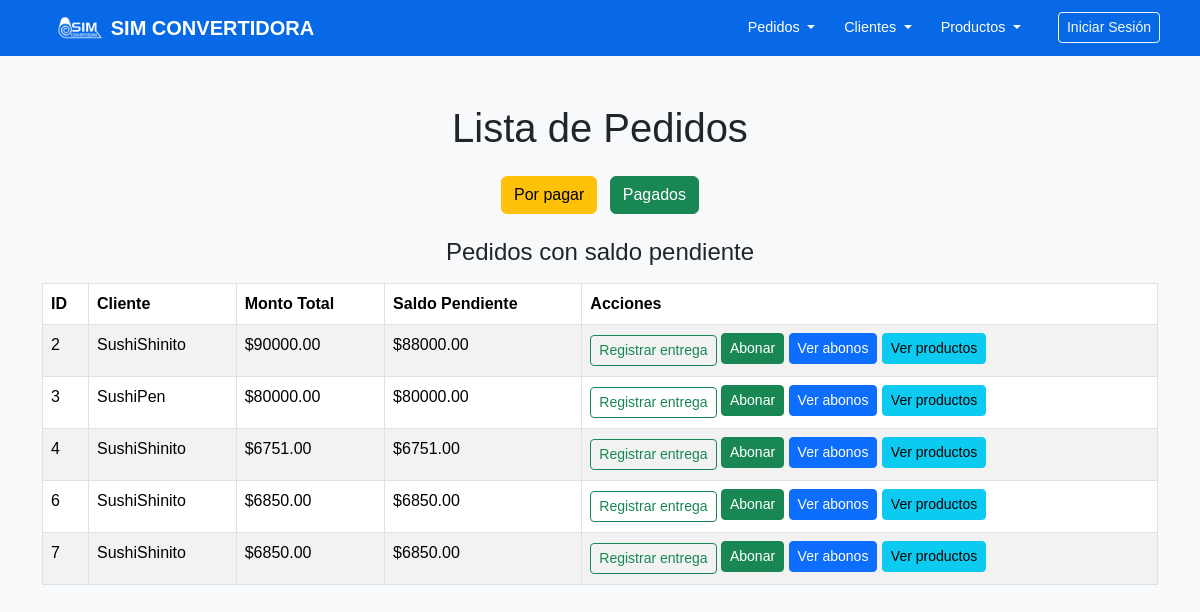
The page /pedidos/por_pagar/ on the database as committed earlier.
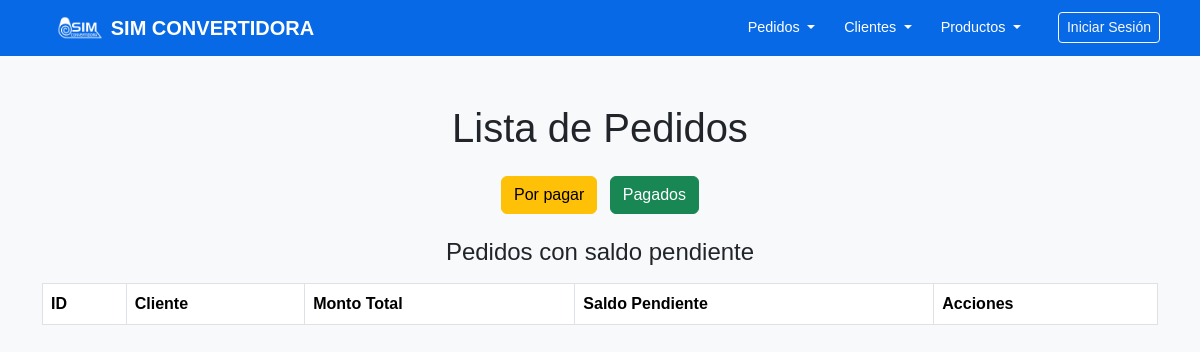
The same page on the database as committed later.
### pedidos/models.py (models this page shows, shortened)
class Pedido(models.Model):
    cod_pedido = models.AutoField(primary_key=True)
    cliente = models.ForeignKey(Cliente, on_delete=models.CASCADE)
    monto_total = models.DecimalField(max_digits=10, decimal_places=2)
    @property
    def saldo_pendiente(self):
        total_abonos = self.abonos.aggregate(total=Sum('monto'))['total'] or Decimal('0.00')
        return self.monto_total - total_abonos
    @property
    def esta_pagado(self):
        return self.saldo_pendiente <= 0

### clientes/models.py (models this page shows, shortened)
class Cliente(models.Model):
    cod_cliente = models.AutoField(primary_key=True)
    nombre_fantasia = models.CharField(max_length=100)
    razon_social = models.CharField(max_length=100, unique=True)
    correo = models.EmailField()
    direccion_despacho = models.CharField(max_length=200)

### pedidos/views.py (the view)
# urls.py: path('<str:estado>/', listar_pedidos_filtrados, name='listar_pedidos_filtrados'),
def listar_pedidos_filtrados(request, estado):
    pedidos = Pedido.objects.all()
    if estado == 'por_pagar':
        pedidos = [p for p in pedidos if not p.esta_pagado]
    elif estado == 'pagados':
        pedidos = [p for p in pedidos if p.esta_pagado]
    return render(request, 'pedidos/listar_pedidos.html', {
        'pedidos': pedidos,
        'estado': estado
    })

### templates/pedidos/listar_pedidos.html (shortened to what this page needs)
<!DOCTYPE html>
<html lang="es">
<head>
    <link href="https://cdn.jsdelivr.net/npm/bootstrap@5.3.0/dist/css/bootstrap.min.css" rel="stylesheet">
    <link rel="stylesheet" href="https://cdn.datatables.net/1.13.5/css/dataTables.bootstrap5.min.css">
</head>
<body>
    <header>
        {% include 'navegacion/nav.html' %}
    </header>
<div class="container my-5">
    <h1 class="text-center mb-4">Lista de Pedidos</h1>
    <div class="mb-4 text-center">
        <a href="{% url 'listar_pedidos_filtrados' 'por_pagar' %}" class="btn btn-warning me-2">Por pagar</a>
        <a href="{% url 'listar_pedidos_filtrados' 'pagados' %}" class="btn btn-success">Pagados</a>
    </div>
    <h4 class="mb-3 text-center">
        {% if estado == 'por_pagar' %}
            Pedidos con saldo pendiente
        {% elif estado == 'pagados' %}
            Pedidos pagados completamente
        {% else %}
            Todos los pedidos
        {% endif %}
    </h4>
    <table id="tabla-pedidos" class="table table-bordered table-striped">
        <thead>
        <tr>
            <th>ID</th>
            <th>Cliente</th>
            <th>Monto Total</th>
            <th>Saldo Pendiente</th>
            <th>Acciones</th>
        </tr>
        </thead>
        <tbody>
        {% for pedido in pedidos %}
            <tr>
                <td>{{ pedido.cod_pedido }}</td>
                <td>{{ pedido.cliente.nombre_fantasia }}</td>
                <td>${{ pedido.monto_total }}</td>
                <td>${{ pedido.saldo_pendiente }}</td>
                <td>
                    <a href="{% url 'registrar_entrega' pedido.cod_pedido %}" class="btn btn-sm btn-outline-success">Registrar entrega</a>
                    <a href="{% url 'añadir_abono' pedido.cod_pedido %}" class="btn btn-success btn-sm mb-1">Abonar</a>
                    <button class="btn btn-primary btn-sm mb-1" data-bs-toggle="modal" data-bs-target="#abonosModal{{ pedido.cod_pedido }}">Ver abonos</button>
                    <button class="btn btn-info btn-sm mb-1" data-bs-toggle="modal" data-bs-target="#productosModal{{ pedido.cod_pedido }}">Ver productos</button>
                </td>
            </tr>
        {% endfor %}
        </tbody>
    </table>
</div>
</body>
</html>

### templates/navegacion/nav.html (shortened to what this page needs)
{% load static %}
<!DOCTYPE html>
<html lang="es">
<head>
    <link href="https://cdn.jsdelivr.net/npm/bootstrap@5.3.1/dist/css/bootstrap.min.css" rel="stylesheet">
    <link rel="stylesheet" href="https://cdnjs.cloudflare.com/ajax/libs/font-awesome/5.15.4/css/all.min.css">
    <link rel="stylesheet" href="{% static 'css/navbar.css' %}">
</head>
<body>
<nav class="navbar navbar-expand-lg navbar-dark bg-dark">
    <div class="container-fluid px-4">
        <a class="navbar-brand d-flex align-items-center" href="#">
            <img src="{% static 'images/logo sim.png' %}" alt="Logo Sim" height="30" class="me-2">
            <span class="fw-bold">SIM CONVERTIDORA</span>
        </a>
        <div class="collapse navbar-collapse" id="navbarContenido">
            <ul class="navbar-nav ms-auto mb-2 mb-lg-0">
                <li class="nav-item dropdown">
                    <a class="nav-link dropdown-toggle" role="button" data-bs-toggle="dropdown" aria-expanded="false">
                       Pedidos
                    </a>
                </li>
                <li class="nav-item dropdown">
                    <a class="nav-link dropdown-toggle" role="button" data-bs-toggle="dropdown" aria-expanded="false">
                        Clientes
                    </a>
                </li>
                <li class="nav-item dropdown">
                    <a class="nav-link dropdown-toggle" role="button" data-bs-toggle="dropdown" aria-expanded="false">
                        Productos
                    </a>
                </li>
            </ul>
            <div class="d-flex align-items-center ms-3">
                {% if user.is_authenticated %}
                    <span class="text-white me-2 small">{{ user.first_name }} {{ user.last_name }}</span>
                    <a href="{% url 'cerrar_sesion' %}" class="text-white" title="Cerrar sesión">
                        <i class="fas fa-sign-out-alt"></i>
                    </a>
                {% else %}
                    <a href="#" class="btn btn-outline-light btn-sm">Iniciar Sesión</a>
                {% endif %}
            </div>
        </div>
    </div>
</nav>
</body>
</html>

### static/css/navbar.css (style rules this page uses)
* { margin: 0; padding: 0; box-sizing: border-box; }
body { background-color: #f8f9fa; font-family: Arial, sans-serif; }
.navbar { background-color: #0769e6 !important; padding: 0.5rem 1rem; }
.nav-item { margin-right: 0.8rem; }
.nav-link { padding: 0.5rem 0.7rem; color: #ffffff !important; font-size: 0.9rem; }
.d-flex.align-items-center { margin-left: 1rem; }
.navbar-brand img { height: 1.5rem; }
.navbar-collapse, .navbar-nav, .dropdown-menu { background-color: #0769e6 !important; }

Rows that differ between the two databases and show on the page:
removed Pedido: cod_pedido "2", cliente.nombre_fantasia "SushiShinito", monto_total "90000.00", saldo_pendiente "88000.00"
removed Pedido: cod_pedido "3", cliente.nombre_fantasia "SushiPen", monto_total "80000.00", saldo_pendiente "80000.00"
removed Pedido: cod_pedido "4", cliente.nombre_fantasia "SushiShinito", monto_total "6751.00", saldo_pendiente "6751.00"
removed Pedido: cod_pedido "6", cliente.nombre_fantasia "SushiShinito", monto_total "6850.00", saldo_pendiente "6850.00"
removed Pedido: cod_pedido "7", cliente.nombre_fantasia "SushiShinito", monto_total "6850.00", saldo_pendiente "6850.00"
